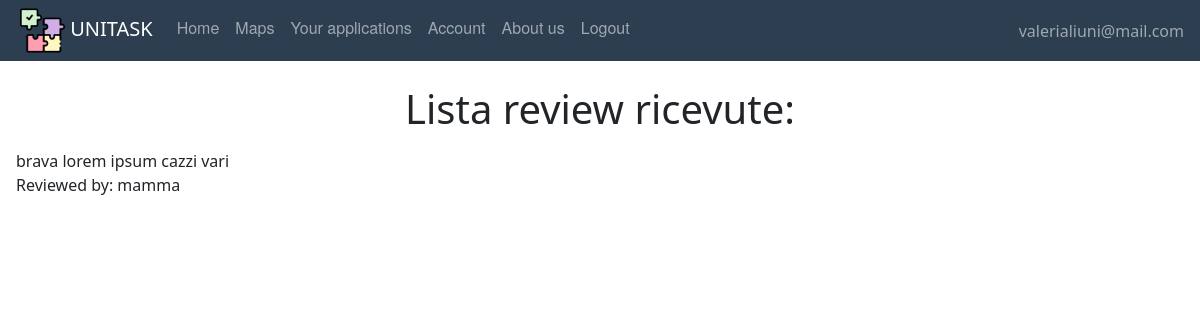
/personalreviews (signed in), run on an earlier commit of the app's database.
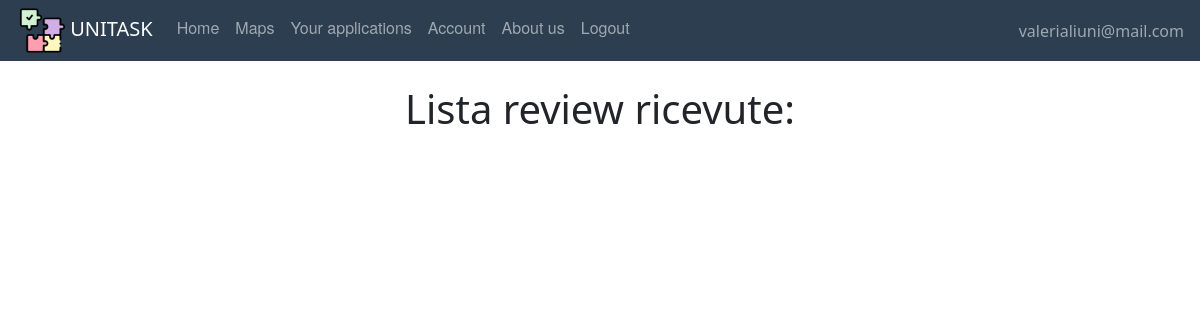
And on a later commit of the database.
### website/models.py (models this page shows)
class User(db.Model, UserMixin):
    id = db.Column(db.Integer, primary_key=True)
    email = db.Column(db.String(150), unique=True)
    password = db.Column(db.String(150))
    first_name = db.Column(db.String(150))
    surname = db.Column(db.String(150))
    type = db.Column(db.String(20))
    reviewsposted = db.relationship('Review', foreign_keys='Review.id_reviewer',
                                    backref='author')
    reviewsreceived = db.relationship('Review', foreign_keys='Review.id_reviewed',
                                      backref='received')
    __mapper_args__ = {
        'polymorphic_on': type,
        'polymorphic_identity': 'user',
    }

class Review(db.Model, UserMixin):
    id = db.Column(db.Integer, primary_key=True)
    title = db.Column(db.String(150))
    text = db.Column(db.String(150))
    date = db.Column(db.DateTime(timezone=True), default=func.now)
    id_reviewer = db.Column(db.Integer, db.ForeignKey('user.id'))
    id_reviewed = db.Column(db.Integer, db.ForeignKey('user.id'))
    task_id = db.Column(db.Integer, db.ForeignKey('offer.id'))

### website/views.py (the view)
@views.route('/personalreviews')
def personalreviews():
    return render_template("User/personalreviews.html", user=current_user)

### website/__init__.py (called while the page is built)
def create_app():
    app = Flask(__name__)
    app.config['SECRET_KEY'] = 'atrebunfigoassurdo'
    app.config['SQLALCHEMY_DATABASE_URI'] = 'sqlite:///'+ DB_NAME
    db.init_app(app)
    from .views import views  # We imported the name of the blueprint
    from .auth import auth
    app.register_blueprint(views, url_prefix="/")  # Stiamo dicendo come sono definite le pagine e dove sono
    app.register_blueprint(auth, url_prefix="/")
    from .models import User, Offer, Adult, Student
    create_database(app)
    login_manager = LoginManager()
    login_manager.login_view = 'auth.login'  # dove vogliamo mandare l'user se non loggato
    login_manager.init_app(app)
    @login_manager.user_loader
    def load_user(id):
        return User.query.get(int(id))
    return app

### website/templates/User/personalreviews.html
{% extends "base.html" %} {% block title %}Lista Review{% endblock %} {% block content%}
    <br />
    <h1 align="center">Lista review ricevute: </h1>
<ul class="list-group list-group-flush" id="offers">
  <li class="list-group-item">
      <div>
        {% for recens in user.reviewsreceived %}
            {{ recens.title }} {{ recens.text }}
            <br/>
            Reviewed by:
            {{ recens.author.first_name }}
            </div>
          {% endfor %}
  </li></ul>
{% endblock %}

### website/templates/base.html (shortened to what this page needs)
<!DOCTYPE html>
<html lang="">
  <head>
      <link href="/static/css/style.css" rel="stylesheet">
      <link href="https://cdn.jsdelivr.net/npm/bootstrap@5.0.2/dist/css/bootstrap.min.css" rel="stylesheet">
  </head>
  <body>
  <nav class="navbar navbar-expand-lg navbar-dark">
    <ul class="navbar-nav mr-auto">
    <li>
    <a style="padding-left:1em;" class="navbar-brand" href="#">
        <img src="/static/images/pic/puzzle.png" width="45" height="45"/>
        UNITASK
    </a></li>
            {% if user.is_authenticated %}
                {% if user.type=='adult' %}
                    <li class="nav-item"><a class="nav-link" id="home" href="/">Home</a></li>
                    <li class="nav-item"><a class="nav-link" id="posttask" href="/posttask">Post a Task</a></li>
                    <li class="nav-item"><a class="nav-link" id="offer" href="/taskpending">Task Pending</a></li>
                    <li class="nav-item"><a class="nav-link" id="account" href="/account">Account</a></li>
                    <li class="nav-item"><a class="nav-link" id="aboutus" href="/about_us">About us</a></li>
                    <li class="nav-item"><a class="nav-link" id="logout" href="/logout">Logout</a></li>
                    {% elif user.type=='student' %}
                    <li class="nav-item"><a class="nav-link" id="offer" href="/offer">Home</a></li>
                    <li class="nav-item"><a class="nav-link" id="maps" href="/maps">Maps</a>
                    <li class="nav-item"><a class="nav-link" id="applications" href="/listapplications">Your applications</a></li>
                    <li class="nav-item"><a class="nav-link" id="account" href="/account">Account</a></li>
                    <li class="nav-item"><a class="nav-link" id="aboutus" href="/about_us">About us</a></li>
                    <li class="nav-item"><a class="nav-link" id="logout" href="/logout">Logout</a></li>
                    {% endif %}
                </ul>
                <ul class="navbar-nav ms-auto">
                <li class="nav-item">
                    <span style="padding-right:1em;" class="navbar-text d-flex justify-content-end">
                     {{ user.email}}
                       </span>
                </li>
                </ul>
                    {% else %}
                <li class="nav-item"><a class="nav-link" id="sign_up" href="/sign_up">Signup</a></li>
                <li class="nav-item"><a class="nav-link" id="login" href="/login">Login</a>
                <li class="nav-item"> <a class="nav-link" id="aboutus" href="/about_us">About us</a></li>
            {% endif %}
</nav>
    {% block content %}
    {% endblock %}
  </body>
</html>

### website/static/css/style.css (style rules this page uses)
.navbar { list-style-type: none; margin: 0; padding: 0; overflow: hidden; background-color: #2c3e50; }
.nav-link { display: block; color: white; text-align: center; padding: 14px 16px; text-decoration: none; font-family: "Helvetica Neue", Helvetica, Arial, sans-serif; }

What changed in the data, as far as the page shows it:
removed Review: title "brava", text "lorem ipsum cazzi vari", author.first_name "mamma"
